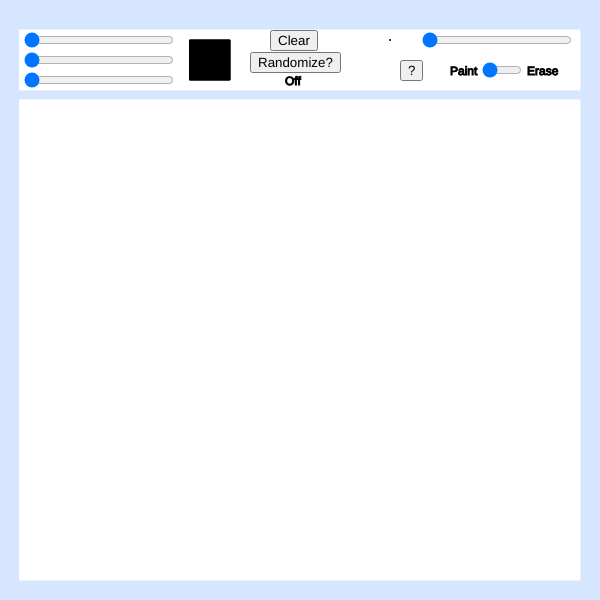
Frame 1 (no input)
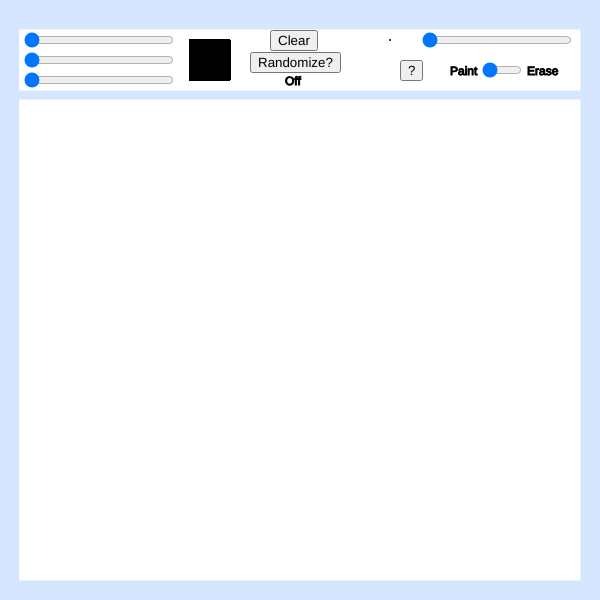
Frame 60 (no input)
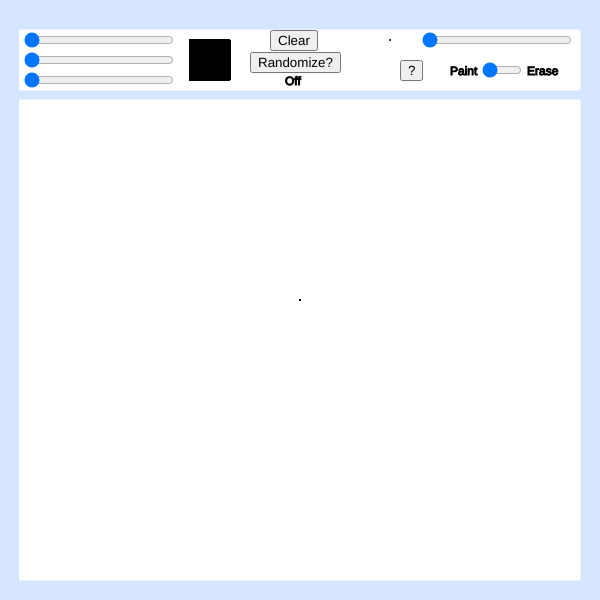
Frame 120 (the mouse pressed at the canvas centre since frame 60)

The p5.js sketch that drew these frames (run headless with seeded random() and noise() and a simulated clock; from frame 60 on, the mouse is pressed at the canvas centre):

// p5.js sketch
// ── sketch.js
let t = 0;
let dt = 1/60;

let sR;
let sG;
let sB;
let sS;
let sM;

let btn;
let randomized = false;

let clr;
let help;

let x1;
let y1;

function setup() {
  createCanvas(600, 600);
  
  background(214, 230, 255);
  
  // Drawing Area
  stroke(255, 255, 255);
  fill(255, 255, 255);
  rect(20, 100, 560, 480);
  
  // Controls Area
  stroke(255, 255, 255);
  fill(255, 255, 255);
  rect(20, 30, 560, 60);
  
  // Controls
  sR = createSlider(0, 255, 0);
  sR.position(22, 30);
  sR.size(150);
  
  sG = createSlider(0, 255, 0);
  sG.position(22, 50);
  sG.size(150);
  
  sB = createSlider(0, 255, 0);
  sB.position(22, 70);
  sB.size(150);
  
  stroke(0, 0, 0);
  fill(0, 0, 0);
  square(190, 40, 40);
  
  sS = createSlider(1, 10, 1);
  sS.position(420, 30);
  sS.size(150);
  
  circle(390, 40, 1);
  
  sM = createSlider(0, 1, 0);
  sM.position(480, 60);
  sM.size(40);
  
  text("Paint", 450, 75);
  text("Erase", 527, 75);
  
  // Randomizer  
  btn = createButton("Randomize?")
  btn.position(250, 52);
  btn.mousePressed(onBtnPress);
  text("Off", 285, 85);
  
  // Clear
  clr = createButton("Clear");
  clr.position(270, 30);
  clr.mousePressed(onClrPress);
  
  // Instructions
  help = createButton("?");
  help.position(400, 60);
  help.mousePressed(onHelpPress);
  
}



function draw() {
  
  R = sR.value();
  G = sG.value();
  B = sB.value();
  size = sS.value();
  
  strokeWeight(1);
  stroke(255, 255, 255);
  fill(255, 255, 255);
  circle(390, 40, 11);
  
  stroke(0, 0, 0);
  fill(0, 0, 0);
  circle(390, 40, size);
  
  fill(R, G, B);
  square(190, 40, 40);
  
  if (sM.value() == 0) {
  
  if (randomized == false) {
    stroke(R, G, B);
    strokeWeight(size);
  } else if (randomized == true) {
    stroke(random(0, 255), random(0, 255), random(0, 255));
    strokeWeight(random(1, 10));
  }
  
  if (mouseIsPressed && 
      20 < mouseX && mouseX < 580 && 
      100 < mouseY && mouseY < 580) {
    x = mouseX;
    y = mouseY;
    vertex(x, y);
    endShape();
    beginShape();
    vertex(x, y); 
  }
  } else if (sM.value() == 1) {
    
    strokeWeight(1);
    stroke(255, 255, 255);
    fill(255, 255, 255);
    
    if (mouseIsPressed && 
      20 < mouseX && mouseX < 580 && 
      100 < mouseY && mouseY < 580) {
    x = mouseX;
    y = mouseY;
    vertex(x, y); 
    } 
  
  }
}


function mouseClicked() {
  
  
}

function mousePressed() {
  if (20 < mouseX && mouseX < 580 && 100 < mouseY && mouseY < 580) {
  
    if (sM.value() == 0) {
      noFill();
      beginShape();
      vertex(mouseX, mouseY);
    } else if (sM.value() == 1) {
      beginShape();
      vertex(mouseX, mouseY);
    }
  }
}

function mouseReleased() {
  
  if (sM.value() == 0) {
    endShape();
  } else if (sM.value() == 1 && 20 < mouseX && mouseX < 580 && 100 < mouseY && mouseY < 580) {
    endShape();
    beginShape();
    vertex(600, 600);
    endShape();
  }
}

function onBtnPress() {
  
  randomized = !randomized;
  
  strokeWeight(1);
  stroke(255, 255, 255);
  fill(255, 255, 255);
  rect(290, 60, 50, 20);
  
  stroke(0, 0, 0);
  fill(0, 0, 0);
  if (randomized == true) {
    text("On", 285, 85);
  } else {
    text("Off", 285, 85);  
  }
  
}

function onClrPress() {
  strokeWeight(1);
  stroke(255, 255, 255);
  fill(255, 255, 255);
  rect(20, 100, 560, 480);
}

function onHelpPress() {
  onClrPress();
  strokeWeight(1);
  stroke(0, 0, 0);
  fill(0, 0, 0);
  text("1. Triple sliders control RGB values of brush.", 25, 115);
  text("2. Top-Right slider controls brush size.", 25, 135);
  text("3. Paint/Erase slider toggles paint/erase modes.", 25, 155);
  text("4. To Paint, drag the mouse around the drawing area.", 25, 175);
  text("5. To Erase, trace a region to erase.", 25, 195);
  text("6. Randomize? randomizes brush size and color during use.", 25,           215);
  text("7. Clear, clears the drawing area.", 25, 235);
  text("To hide these instructions, please press 'Clear'.", 25, 255);
}
